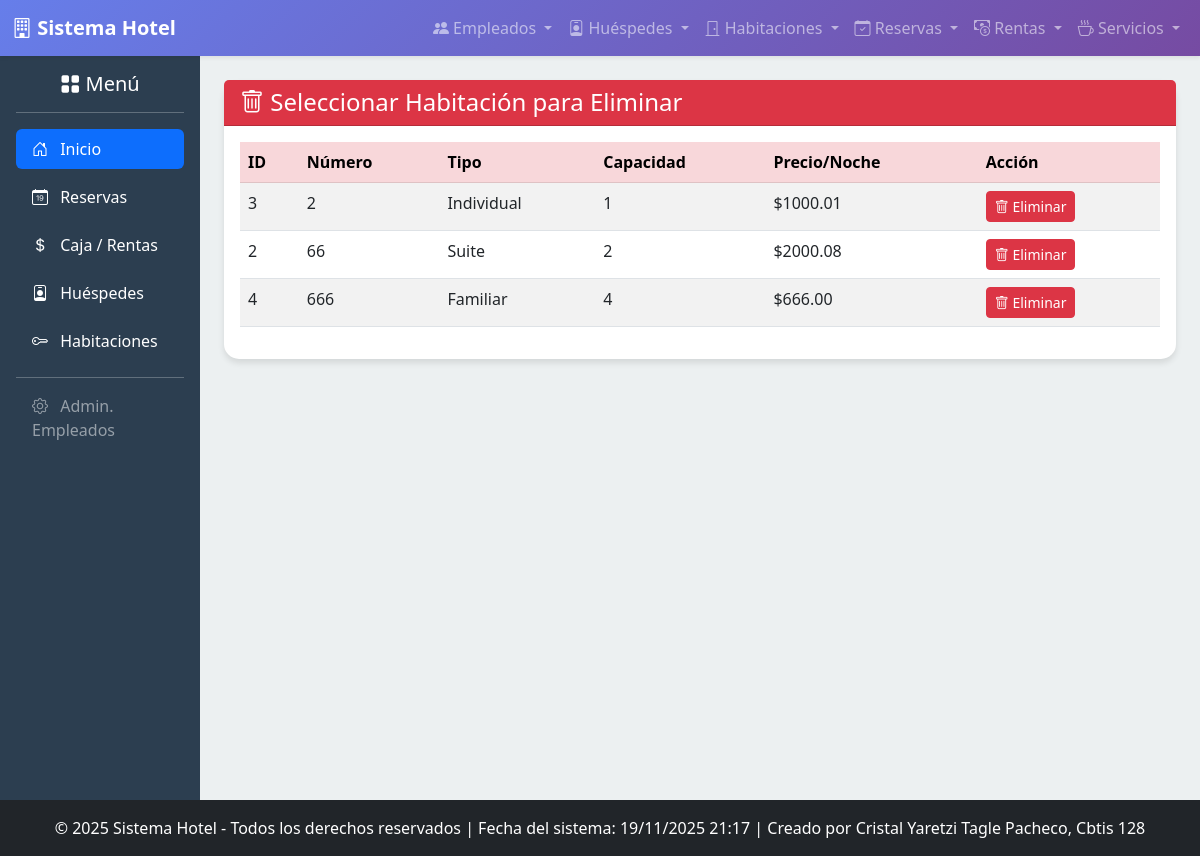
Screenshot of /habitaciones/borrar/ with the database file from the repository.
### app_Hotel/models.py (models this page shows, shortened)
class Habitacion(models.Model):
    TIPOS_HABITACION = (
        ('IND', 'Individual'),
        ('DOB', 'Doble'),
        ('SUI', 'Suite'),
        ('FAM', 'Familiar'),
    )
    ESTADOS_LIMPIEZA = (
        ('LIM', 'Limpia'),
        ('SUC', 'Sucia'),
        ('MNT', 'En Mantenimiento'),
    )
    numero = models.IntegerField(unique=True)
    tipo = models.CharField(max_length=3, choices=TIPOS_HABITACION)
    capacidad = models.IntegerField(help_text='Máximo número de personas.')
    precio_por_noche = models.DecimalField(max_digits=8, decimal_places=2)
    disponibles = models.BooleanField(default=True, help_text='Indica si la habitación está lista para ser reservada.')
    piso = models.IntegerField()
    estado_limpieza = models.CharField(max_length=3, choices=ESTADOS_LIMPIEZA, default='LIM')
    class Meta:
        verbose_name_plural = "Habitaciones"
        ordering = ['numero']

### app_Hotel/views.py (the view)
# urls.py: path('habitaciones/borrar/', views.borrar_habitacion, name='borrar_habitacion'),
def borrar_habitacion(request):
    habitaciones = Habitacion.objects.all()
    return render(request, 'habitacion/borrar_habitacion.html', {'habitaciones': habitaciones})

### app_Hotel/templates/habitacion/borrar_habitacion.html
{% extends 'base.html' %}
{% block content %}
<div class="row">
    <div class="col-12">
        <div class="card">
            <div class="card-header bg-danger text-white">
                <h4 class="mb-0"><i class="bi bi-trash"></i> Seleccionar Habitación para Eliminar</h4>
            </div>
            <div class="card-body">
                <div class="table-responsive">
                    <table class="table table-striped">
                        <thead class="table-danger">
                            <tr>
                                <th>ID</th>
                                <th>Número</th>
                                <th>Tipo</th>
                                <th>Capacidad</th>
                                <th>Precio/Noche</th>
                                <th>Acción</th>
                            </tr>
                        </thead>
                        <tbody>
                            {% for habitacion in habitaciones %}
                            <tr>
                                <td>{{ habitacion.id }}</td>
                                <td>{{ habitacion.numero }}</td>
                                <td>{{ habitacion.get_tipo_display }}</td>
                                <td>{{ habitacion.capacidad }}</td>
                                <td>${{ habitacion.precio_por_noche }}</td>
                                <td>
                                    <a href="{% url 'realizar_borrado_habitacion' habitacion.id %}" class="btn btn-danger btn-sm">
                                        <i class="bi bi-trash"></i> Eliminar
                                    </a>
                                </td>
                            </tr>
                            {% empty %}
                            <tr>
                                <td colspan="6" class="text-center">No hay habitaciones registradas</td>
                            </tr>
                            {% endfor %}
                        </tbody>
                    </table>
                </div>
            </div>
        </div>
    </div>
</div>
{% endblock %}

### app_Hotel/templates/base.html (style rules this page uses)
body { background-color: #f8f9fa; font-family: 'Segoe UI', Tahoma, Geneva, Verdana, sans-serif; }
.card { border: none; border-radius: 15px; box-shadow: 0 4px 6px rgba(0,0,0,0.1); transition: transform 0.3s ease; }

### rows the page displays
Habitacion: id "3", numero "2", tipo "Individual", capacidad "1", precio_por_noche "1000.01"
Habitacion: id "2", numero "66", tipo "Suite", capacidad "2", precio_por_noche "2000.08"
Habitacion: id "4", numero "666", tipo "Familiar", capacidad "4", precio_por_noche "666.00"
